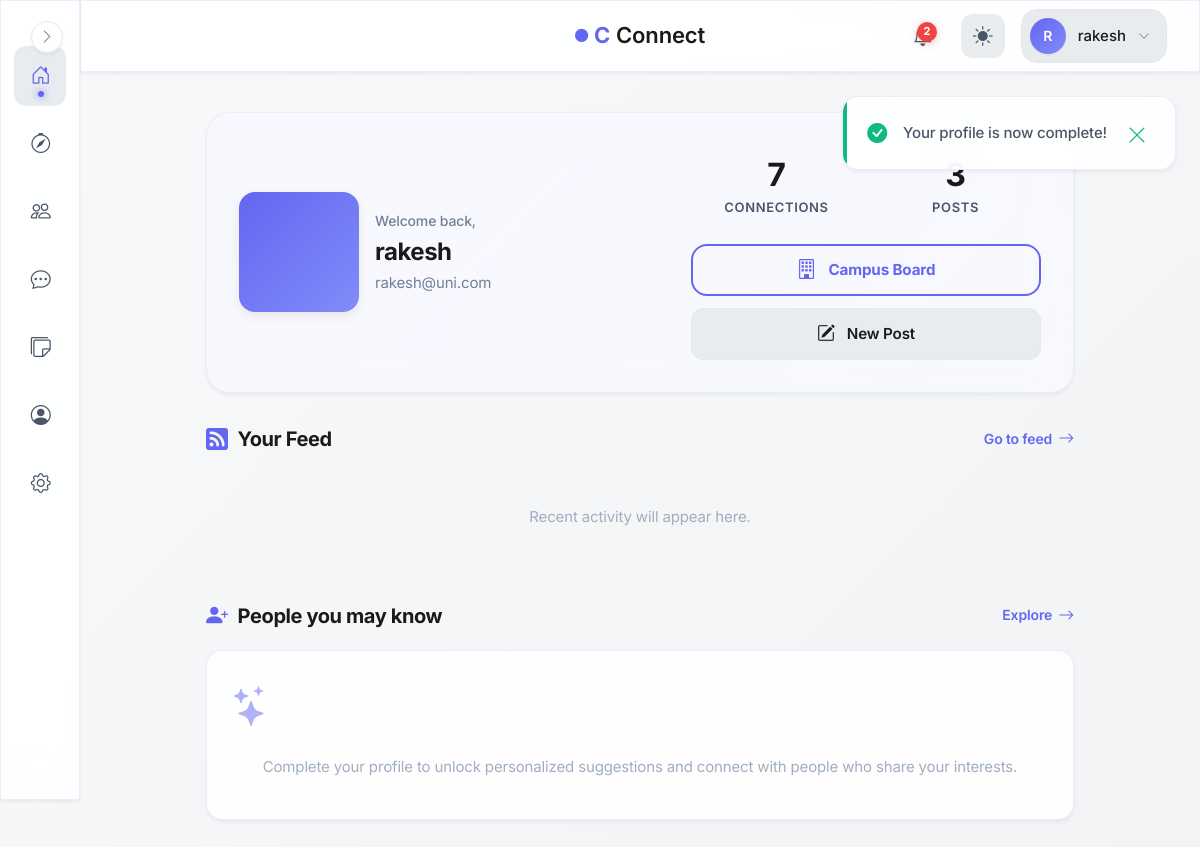
The page /dashboard (signed in) on the database its author committed.
### models.py (models this page shows, shortened)
class User(UserMixin, db.Model):
    id = db.Column(db.Integer, primary_key=True, autoincrement=True)  # Unique identifier
    username = db.Column(db.String(100), nullable=False)  # Name of the user (later can add this unique if needed)
    email = db.Column(db.String(120), nullable=False, unique=True)  # Email of the user
    password = db.Column(db.String(200), nullable=False)  # Passwords not hashed yet (done in setup_db.py)
    created_at = db.Column(db.DateTime, default=db.func.now())  # Timestamp of account creation
    last_login = db.Column(db.DateTime, nullable=True)  # Timestamp of last login
    pass

### blueprints/main/routes.py (the view)
@main.route('/dashboard')
@login_required  # Restricts access to logged-in users only
def dashboard():
    user_id = current_user.id
    create_daily_campus_notification_for_user(current_user)
    accepted_count = db.session.query(Connection).filter(
        (Connection.status == 'accepted') & (
            (Connection.user_id == user_id) | (Connection.target_user_id == user_id)
        )
    ).count()
    pending_incoming = db.session.query(Connection).filter_by(
        target_user_id=user_id, status='pending'
    ).count()
    pending_outgoing = db.session.query(Connection).filter_by(
        user_id=user_id, status='pending'
    ).count()
    stats = {
        "connections": accepted_count,
        "pending_incoming": pending_incoming,
        "pending_outgoing": pending_outgoing
    }
    completion = calculate_profile_completion(user_profile=current_user.profile)
    if (completion["percentage"] == 100) and not session.get("profile_completed"):
        flash("Your profile is now complete!", "success")
        session["profile_completed"] = True
    if completion["percentage"] < 100:
        session.pop("profile_completed", None)
    return render_template('main/dashboard.html',
                    username=current_user.username,
                    stats=stats, posts=current_user.posts,
                    profile_pic=current_user.profile.profile_picture,
                    profile_completion=completion
                )

### blueprints/auth/__init__.py (called while the page is built)
@login_manager.user_loader
def load_user(user_id):
    from models import User  # Importing User model for querying  (import here to avoid circular imports)
    return User.query.get(int(user_id))

@auth.after_app_request
def add_header(response):
    if current_user.is_authenticated and request.blueprint == 'auth':
        response.headers['Cache-Control'] = 'no-store, no-cache, must-revalidate, post-check=0, pre-check=0, max-age=0'
        response.headers['Pragma'] = 'no-cache'
        response.headers['Expires'] = '-1'
    return response

### blueprints/notifications/service.py (called while the page is built)
def create_daily_campus_notification_for_user(user):
    today = date.today()
    existing = Notification.query.filter(
        Notification.user_id == user.id,
        Notification.type == "campus_daily_event",
        Notification.created_at >= datetime.combine(today, datetime.min.time(), tzinfo=timezone.utc)
    ).first()
    if existing:
        return False  # already created
    now = datetime.now(timezone.utc)
    active_exists = CampusBoardPost.query.filter(
        CampusBoardPost.expires_at > now
    ).first()
    if not active_exists:
        return False  # nothing to notify about
    notif = Notification(
        user_id=user.id,
        type="campus_daily_event",
        message="New campus updates available",
        ref_id=None
    )
    db.session.add(notif)
    db.session.commit()
    return True

### factory_helpers.py (called while the page is built, shortened)
def register_security_headers(app):
    @app.after_request
    def set_secure_headers(response):
        response.headers['Content-Security-Policy'] = (
            "default-src 'self'; "
            "img-src 'self' data: blob: https:; "# Allow external images
            "style-src 'self' 'unsafe-inline' https:; "# ADD https: for CDNs
            "script-src 'self' 'unsafe-inline' https:; "# ADD https: for JS
            "font-src 'self' https: data:; "# Google Fonts
            "connect-src 'self' https:;"  # ← ADD https: for CDNs/maps
        )
        response.headers['X-Content-Type-Options'] = 'nosniff'
        response.headers['X-Frame-Options'] = 'DENY'
        response.headers['Referrer-Policy'] = 'strict-origin-when-cross-origin'
        response.headers['Permissions-Policy'] = 'geolocation=(), microphone=()'
        return response

def register_profilevisit_cleanup(app):
    last_cleanup = {'t': 0}
    @app.before_request
    def cleanup_visits():
        now = time.time()
        if now - last_cleanup['t'] < 3600:  # run once every hour
            return

### blueprints/main/templates/main/dashboard.html (shortened to what this page needs)
{% extends "base.html" %}
{% block body %}
<div class="dashboard">
    <section class="dashboard__welcome">
        <div class="dashboard__welcome-main">
            <div class="dashboard__avatar">
            </div>
            <div class="dashboard__user-info" style="flex: 1;">
                <p class="dashboard__greeting">Welcome back,</p>
                <h1 class="dashboard__username">{{ username }}</h1>
                <p class="dashboard__email">{{ current_user.email }}</p>
            </div>
        </div>
        <section class="dashboard__stats">
            <div class="dashboard__stats-top">
                <a href="{{ url_for('connections.connections_home') }}" class="dashboard__stat-simple">
                    <strong class="dashboard__stat-value">{{ stats.connections }}</strong>
                    <span class="dashboard__stat-label">Connections</span>
                </a>
                <a href="{{ url_for('posts.feed') }}" class="dashboard__stat-simple">
                    <strong class="dashboard__stat-value">{{ posts|length }}</strong>
                    <span class="dashboard__stat-label">Posts</span>
                </a>
            </div>
            <div class="dashboard__stats-actions">
                <a href="/campus-board" class="dashboard__stat-hero-primary">
                    <i class="bi bi-building"></i>
                    <span>Campus Board</span>
                </a>
                <a href="{{ url_for('posts.feed') }}" class="dashboard__stat-hero-secondary">
                    <i class="bi bi-pencil-square"></i>
                    <span>New Post</span>
                </a>
            </div>
        </section>
    </section>
    <section class="dashboard__section">
        <header class="dashboard__section-header">
            <h2 class="dashboard__section-title">
                <i class="bi bi-rss-fill"></i>
                Your Feed
            </h2>
            <a href="{{ url_for('posts.feed') }}" class="dashboard__section-action">
                Go to feed
                <i class="bi bi-arrow-right"></i>
            </a>
        </header>
        {% if posts %}
            <div class="dashboard__feed-preview">
                <p style="color: var(--text-muted); text-align: center; padding: 2rem;">
                    Recent activity will appear here.
                </p>
            </div>
        {% endif %}
    </section>
    <section class="dashboard__section">
        <header class="dashboard__section-header">
            <h2 class="dashboard__section-title">
                <i class="bi bi-person-plus-fill"></i>
                People you may know
            </h2>
            <a href="{{ url_for('main.search_page') }}" class="dashboard__section-action">
                Explore
                <i class="bi bi-arrow-right"></i>
            </a>
        </header>
        <div class="dashboard__section">
            <div class="dashboard__suggestion-card">
                <div class="dashboard__suggestion-icon">
                    <i class="bi bi-stars"></i>
                </div>
                <p class="dashboard__suggestion-placeholder">
                    Complete your profile to unlock personalized suggestions and connect with people who share your interests.
                </p>
            </div>
        </div>
    </section>
</div>
{% endblock %}

### templates/base.html (shortened to what this page needs)
<!DOCTYPE html>
<html lang="en">
<head>
    <link rel="stylesheet" href="https://cdn.jsdelivr.net/npm/bootstrap-icons@1.11.1/font/bootstrap-icons.css">
    <link href="https://cdn.jsdelivr.net/npm/bootstrap@5.3.2/dist/css/bootstrap.min.css" rel="stylesheet">
    <link rel="stylesheet" href="{{ url_for('static', filename='css/global.css') }}">
</head>
<body>
    {% if current_user.is_authenticated %}
        <aside class="sidebar glass-effect" id="sidebar">
            <nav class="sidebar__nav">
                <a href="{{ url_for('main.dashboard') }}" class="sidebar__link" data-tooltip="Dashboard">
                    <div class="sidebar__link-icon">
                        <i class="bi bi-house-door"></i>
                    </div>
                </a>
                <a href="{{ url_for('main.search_page') }}" class="sidebar__link" data-tooltip="Discover">
                    <div class="sidebar__link-icon">
                        <i class="bi bi-compass"></i>
                    </div>
                </a>
                <a href="{{ url_for('connections.connections_home') }}" class="sidebar__link" data-tooltip="Connections">
                    <div class="sidebar__link-icon">
                        <i class="bi bi-people"></i>
                    </div>
                </a>
                <a href="{{ url_for('messages.inbox') }}" class="sidebar__link" data-tooltip="Messages">
                    <div class="sidebar__link-icon">
                        <i class="bi bi-chat-dots"></i>
                    </div>
                </a>
                <a href="/campus-board" class="sidebar__link" data-tooltip="Messages">
                    <div class="sidebar__link-icon">
                        <i class="bi bi-stickies"></i>
                    </div>
                </a>
                <a href="{{ url_for('auth.profile') }}" class="sidebar__link" data-tooltip="Profile">
                    <div class="sidebar__link-icon">
                        <i class="bi bi-person-circle"></i>
                    </div>
                </a>
                <a href="{{ url_for('main.settings') }}" class="sidebar__link" data-tooltip="Settings">
                    <div class="sidebar__link-icon">
                        <i class="bi bi-gear"></i>
                    </div>
                </a>
            </nav>
            <button class="sidebar__toggle" id="sidebarToggle" aria-label="Toggle sidebar">
                <i class="bi bi-chevron-right"></i>
            </button>
        </aside>
        <header class="topbar glass-effect">
            <div class="topbar__container">
                <div class="topbar__center">
                    <a href="{{ url_for('main.home') }}" class="topbar__brand">
                        <span class="brand-icon-small">
                            <i class="bi bi-circle-fill"></i>
                        </span>
                        <span class="brand-c">C</span>
                        <span class="brand-text">Connect</span>
                    </a>
                </div>
                <div class="topbar__actions">
                    <a href="{{ url_for('notifications.notifications_list') }}" class="topbar__icon-btn" aria-label="Notifications">
                        {% set unread = current_user.notifications | selectattr("is_read", "equalto", False) | list %}
                        {% if unread|length > 0 %}
                        <span class="topbar__badge">{{ unread|length }}</span>
                        {% endif %}
                    </a>
                    <button class="topbar__icon-btn topbar__theme-toggle" id="themeToggle" aria-label="Toggle theme">
                        <i class="bi bi-sun-fill" id="themeIcon"></i>
                    </button>
                    <div class="topbar__profile" id="profileDropdown">
                        <button class="topbar__profile-btn" aria-label="Profile menu">
                            <div class="topbar__avatar">
                                {{ current_user.username[0].upper() }}
                            </div>
                            <span class="topbar__username">{{ current_user.username }}</span>
                            <i class="bi bi-chevron-down topbar__profile-arrow"></i>
                        </button>
                    </div>
                </div>
            </div>
        </header>
    {% endif %}
    {% with messages = get_flashed_messages(with_categories=true) %}
        {% if messages %}
            <div class="flash-container">
                {% for category, message in messages %}
                    <div class="flash-message glass-effect flash-message--{{ category }}" role="alert">
                        <i class="bi bi-{{ 'check-circle-fill' if category == 'success' else 'exclamation-triangle-fill' if category == 'danger' else 'info-circle-fill' }}"></i>
                        <span>{{ message }}</span>
                        <button class="flash-message__close" aria-label="Close">
                            <i class="bi bi-x-lg"></i>
                        </button>
                    </div>
                {% endfor %}
            </div>
        {% endif %}
    {% endwith %}
    <main class="main-content">
        {% block body %}{% endblock %}
    </main>
</body>
</html>

### rows shown on the page
User: username "R", username "rakesh", email "rakesh@uni.com"

### other values the page prints
{{ unread|length }} "2"
{{ message }} "Your profile is now complete!"
{{ stats.connections }} "7"
{{ posts|length }} "3"
